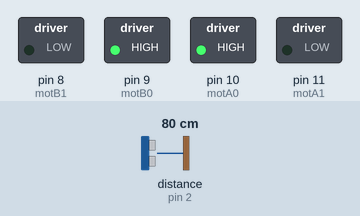
This sketch was run on a simulated Arduino Uno, built with avr-gcc and run on an emulated ATmega328P. Parts: switched loads named in the sketch (green lamp = pin HIGH). Wiring (inferred from the names in the program): ultrasonic range finder: trigger pin 3; echo pin 2. Dashed ring = blinking. The inputs (shaded band) are chosen by the test bench; at power-on: distance to the obstacle (sensor on pin 2) 80 cm. The echo pulse lasts 58.3 µs per cm; pins used as bus, display or sensor lines are not drawn.

Above: at 1.2 s.
1.3 s: distance to the obstacle (sensor on pin 2) set to 23 cm
2.8 s: distance to the obstacle (sensor on pin 2) set to 18 cm
At 3.5 s:
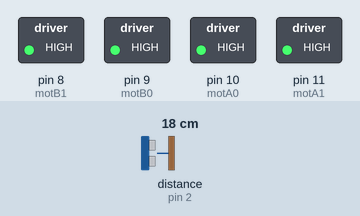
5.8 s: distance to the obstacle (sensor on pin 2) set to 35 cm
At 6.7 s:
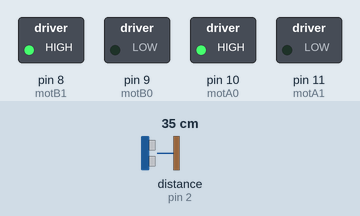
8.3 s: distance to the obstacle (sensor on pin 2) set to 2 cm
At 9.7 s:
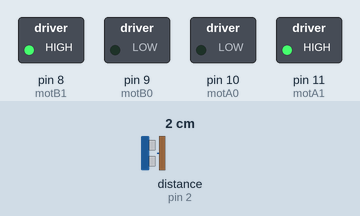
Timing chart, 0 to 12.3 s (numbered marks = the images above; inputs shaded):
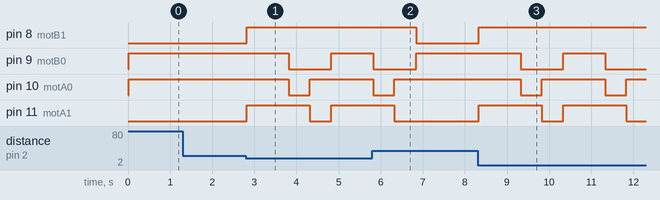

The sketch:

EvasorDeObstaculos4WD.ino
```cpp
//Evasor de Obstaculos sencillo
int motA0=10; // Pines para control de motores
int motA1=11;
int motB0=9;
int motB1=8;

int echo=2;//Sensor de obstaculos
int triger=3;

void setup() {
 pinMode(motA0, OUTPUT);
 pinMode(motA1, OUTPUT);
 pinMode(motB0, OUTPUT);
 pinMode(motB1, OUTPUT);

 pinMode(echo,INPUT);
 pinMode(triger,OUTPUT);

 digitalWrite(motA0, LOW);
 digitalWrite(motA1, LOW);
 digitalWrite(motB0, LOW);
 digitalWrite(motB1, LOW);

}

void loop() {
  if(distancia() >= 20){
    adelante();
  }else{
    alto();
    delay(1000);
    atras();
    delay(500);
    izquierda();
    delay(500);
  }

}

void adelante()
{
  digitalWrite(motA0, HIGH);
  digitalWrite(motA1, LOW);
  digitalWrite(motB0, HIGH);
  digitalWrite(motB1, LOW);
}

void atras()
{
  digitalWrite(motA0, LOW);
  digitalWrite(motA1, HIGH);
  digitalWrite(motB0, LOW);
  digitalWrite(motB1, HIGH);
}

void izquierda()  //Giro a la izquierda
{
  digitalWrite(motA0,HIGH);
  digitalWrite(motA1,LOW);
  digitalWrite(motB0,LOW);
  digitalWrite(motB1,HIGH);
}

void derecha()  //Giro a la derecha
{
  digitalWrite(motA0,LOW);
  digitalWrite(motA1,HIGH);
  digitalWrite(motB0,HIGH);
  digitalWrite(motB1,LOW);
}

void alto() //Paro total
{
  digitalWrite(motA0,HIGH);
  digitalWrite(motA1,HIGH);
  digitalWrite(motB0,HIGH);
  digitalWrite(motB1,HIGH);
}

long distancia()  //Medicion de distancia
{
  long t;
  long d;
  digitalWrite(triger, HIGH);
  delayMicroseconds(10);
  digitalWrite(triger, LOW);

  t = pulseIn(echo, HIGH);
  d = t/59;

  delay(10);
  return d;
}
```

Measured:
- the behaviour switches between 21 and 20 cm on distance to the obstacle (sensor on pin 2) (found by bisection; images 0 and 1)
- after the input at 1.3 s, every drawn part: stays the same
- after the input at 2.8 s, pin 8 (motB1): LOW → HIGH at once; pin 9 (motB0): HIGH → LOW after 1.0 s, → HIGH 1.0 s later; pin 10 (motA0): HIGH → LOW after 1.0 s, → HIGH 0.50 s later; pin 11 (motA1): LOW → HIGH at once, → LOW 1.5 s later, → HIGH 0.51 s later
- after the input at 5.8 s, pin 8 (motB1): HIGH → LOW after 1.0 s; pin 9 (motB0): goes on until 6.8 s, then stays HIGH; pin 10 (motA0): goes on until 6.3 s, then stays HIGH; pin 11 (motA1): goes on until 6.3 s, then stays LOW
- after the input at 8.3 s, pin 8 (motB1): LOW → HIGH at once; pin 9 (motB0): HIGH → LOW after 1.0 s, → HIGH 1.0 s later, → LOW 1.0 s later; pin 10 (motA0): alternates HIGH for 1.5 s and LOW for 0.50 s, starting after 1.0 s; pin 11 (motA1): alternates HIGH for 1.5 s and LOW for 0.51 s, starting at once
